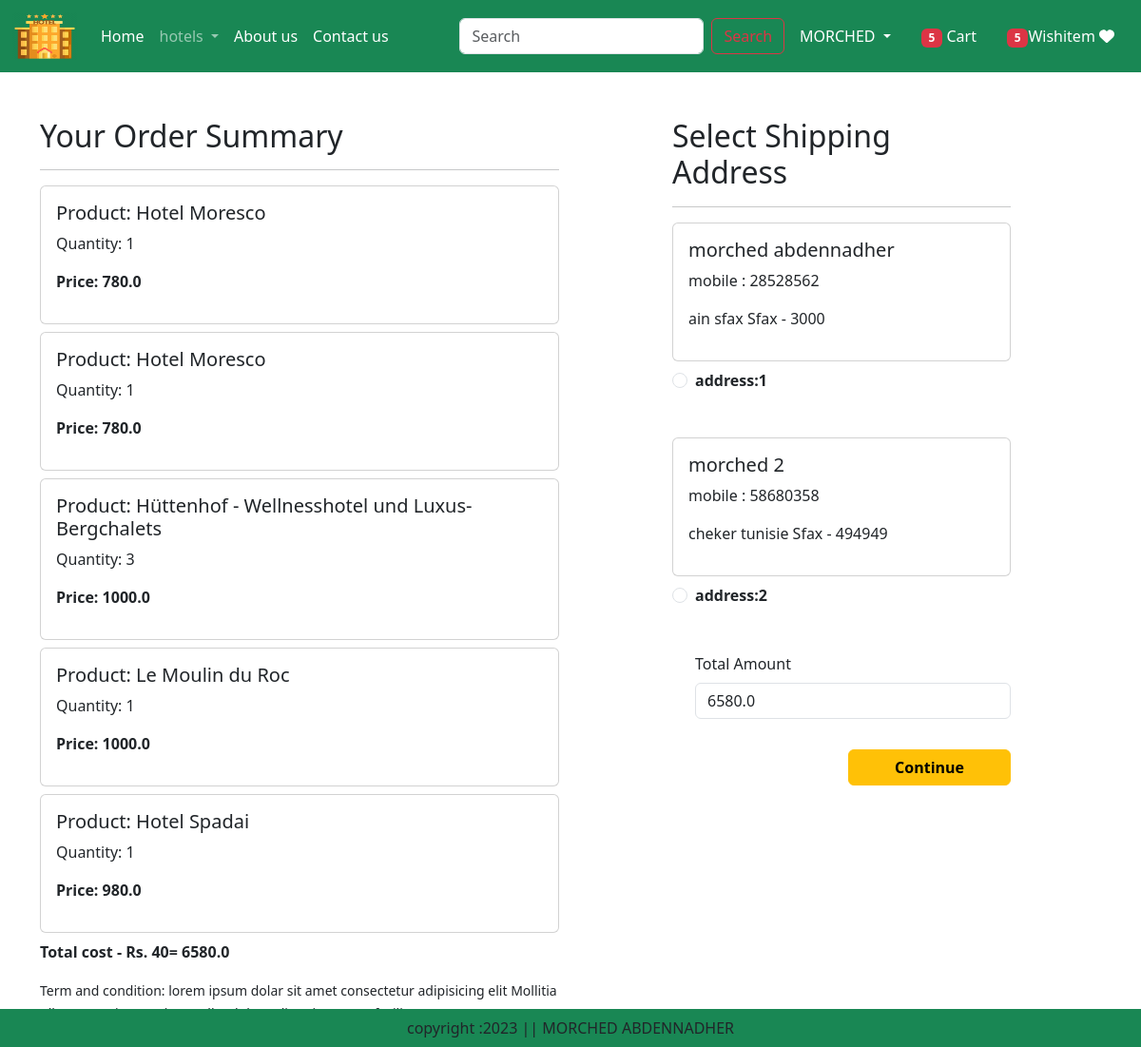
Screenshot of /checkout/ (signed in) with the database file from the repository.
### app/models.py (models this page shows, shortened)
class Cart(models.Model):
    user = models.ForeignKey(User, on_delete=models.CASCADE)
    product = models.ForeignKey(Product, on_delete=models.CASCADE)
    quantity = models.IntegerField(default=1)

class Product(models.Model):
    title = models.CharField(max_length=100)
    description = models.TextField()
    selling_price = models.FloatField()
    discounted_price = models.FloatField()
    composition = models.TextField(default='')
    category = models.CharField(max_length=10, choices=CATEGORY_CHOICES)
    prodapp = models.TextField(default='')
    product_image = models.ImageField(upload_to='product')

class Customer(models.Model):
    user = models.ForeignKey(User, on_delete=models.CASCADE)
    name = models.CharField(max_length=200)
    locality = models.CharField( max_length=200)
    city = models.CharField( max_length=50)
    mobile = models.IntegerField(default=0)
    zipcode = models.IntegerField()
    state = models.CharField(choices=STATE_CHOICES, max_length=100)

### app/views.py (the view)
# urls.py: path('checkout/', views.checkout.as_view(), name='checkout'),
class checkout(View):
    def get(self,request):
        totalitem = 0
        wishitem = 0
        if request.user.is_authenticated:
           totalitem = len(Cart.objects.filter(user=request.user))
           wishitem = len(Cart.objects.filter(user=request.user))
        user=request.user
        add=Customer.objects.filter(user=user)
        cart_items=Cart.objects.filter(user=user)
        famount = 0
        for p in cart_items:
            value = p.quantity * p.product.discounted_price
            famount = famount + value
        totalamount = famount + 40
        return render(request, 'app/checkout.html',locals())

### app/templates/app/checkout.html (shortened to what this page needs)
{% extends 'app/base.html' %}
{% load static %}
{% block main-content %}
<div class="container ">
        <div class="row mt-5">
            <div class="col-sm-6">
                <h2>Your Order Summary </h2>
                <hr>
                {% for item in cart_items %}
                <div class="card mb-2">
                    <div class="card-body">
                        <h5>Product: {{ item.product.title }}</h5>
                        <p>Quantity: {{item.quantity}}</p>
                        <p class="fw-bold">Price: {{item.product.discounted_price}} </p>
                    </div>
                    </div>
                    {% endfor %}
                    <p class="fw-bold">Total cost - Rs. 40= {{totalamount}}</p>
                    <small> Term and condition: lorem ipsum dolar sit amet consectetur adipisicing elit Mollitia ullam saep! irue optio repellat dolor velit,
                        minus rem. facilis counque neque numquan laboriosan, accusantium adipisci nisi nihil in et quis?</small>
                    </div>
                    <div class="col-sm-4 offset-sm-1">
                        <h2>Select Shipping Address</h2>
                        <hr>
                        <form method="post" id="myform">
                            {% for ad in add %}
                            <div class="card">
                                <div class="card-body">
                                    <h5>{{ad.name}}</h5>
                                    <p>mobile : {{ad.mobile}}</p>
                                    <p>{{ad.locality}} {{ad.city}} {{ad.state}} - {{ad.zipcode}}</p>
                                </div>
                            </div>
                            <div class="form-check mt-2 mb-5">
                                <input class="form-check-input" type="radio" name="custid" id="custadd{{forloop.counter}}" value="{{ad.id}}">
                                <label class="form-check-label fw-bold" for="custadd{{forloop.counter}}">
                                    address:{{forloop.counter}}</label>
                            </div>
                            {% endfor %}
                            <div class="form-check mb-3">
                                <label for="totamount" class="form-label">Total Amount</label>
                                <input type="number" class="form-control" id="totamount" value="{{totalamount}}" readonly>
                                </div>
                                <div class="text-end">
                                    <button type="submit" class="btn btn-warning mt-3 px-5 fw-bold">Continue</button>
                                    </div>
                                    </form>
                                    </div>
                                    </div>
                                </div>
                        {% endblock main-content %}

### rows the page displays
Cart: product "Hotel Moresco", quantity "1", product.discounted_price "780.0"
Cart: product "Hotel Moresco", quantity "1", product.discounted_price "780.0"
Cart: product "Hüttenhof - Wellnesshotel und Luxus-Bergchalets", quantity "3", product.discounted_price "1000.0"
Cart: product "Le Moulin du Roc", quantity "1", product.discounted_price "1000.0"
Cart: product "Hotel Spadai", quantity "1", product.discounted_price "980.0"
Customer: name "morched abdennadher", mobile "28528562", locality "ain", city "sfax", state "Sfax", zipcode "3000"
Customer: name "morched 2", mobile "58680358", locality "cheker", city "tunisie", state "Sfax", zipcode "494949"

### other values shown
{{ totalitem }} "5"
{{ wishitem }} "5"
{{ totalamount }} "6580.0"
